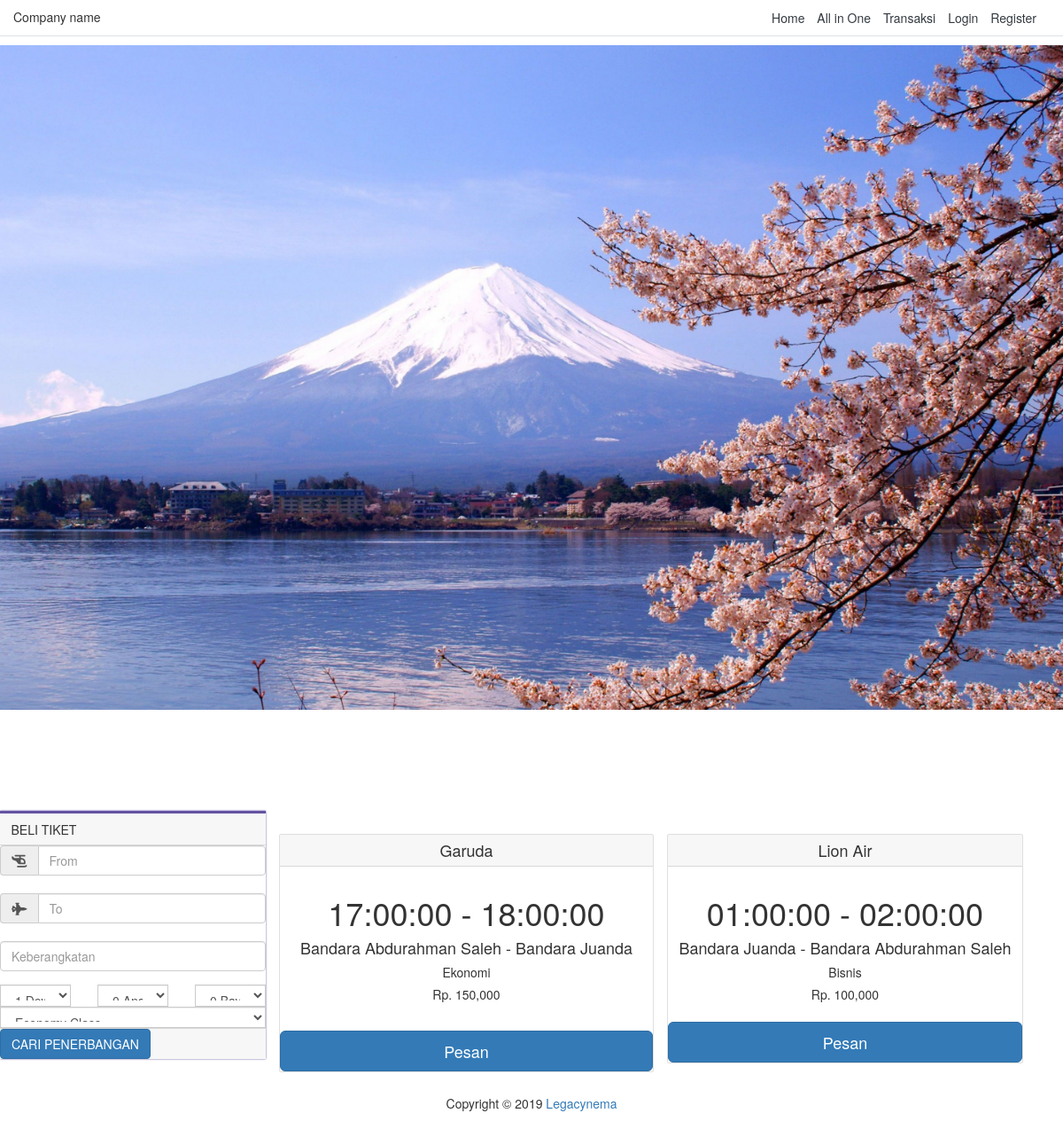
Page /index.php/input/flight on the committed database.
### tables this page shows
CREATE TABLE `transport` (
  `id_transport` int(11) NOT NULL,
  `class` int(11) NOT NULL,
  `jenis_transport` int(11) NOT NULL,
  `nama_transp` varchar(50) NOT NULL,
  `tanggal` date NOT NULL,
  `tempat_asal` int(11) NOT NULL,
  `tempat_tujuan` int(11) NOT NULL,
  `jam_berangkat` time NOT NULL,
  `jam_tiba` time NOT NULL,
  `kisaran` varchar(50) NOT NULL,
  `harga` int(11) NOT NULL,
  `post_date` date NOT NULL
);

CREATE TABLE `tempat_transport` (
  `id_tempat` int(11) NOT NULL,
  `nama_tempat` varchar(50) NOT NULL,
  `jenis_tempat` int(11) NOT NULL,
  `id_kota` int(11) NOT NULL
);

CREATE TABLE `class` (
  `id_class` int(11) NOT NULL,
  `nama_class` varchar(50) NOT NULL
);

### application/controllers/Input.php (called while the page is built, shortened)
<?php
class Input extends CI_Controller {
    public function flight()
	{
		$this->load->view('navbar');
		$this->load->view('input/flight');
		$this->load->view('footer');
    }
}

### index.php (called while the page is built, shortened)
<?php
require_once BASEPATH.'core/CodeIgniter.php';

### application/views/input/flight.php (the view, shortened to what this page needs)
<!DOCTYPE html>
<html lang="en">
<head>
	<link href="https://maxcdn.bootstrapcdn.com/bootstrap/4.0.0-alpha.6/css/bootstrap.min.css" rel="stylesheet">
	<link rel="stylesheet" href="<?= base_url('node_modules/') ?>bootstrap/dist/css/bootstrap.css">
</head>
<body>
	<div class="aem-Grid aem-Grid--12 aem-Grid--default--12  ">
		<div class="slideshow aem-GridColumn aem-GridColumn--default--12">
			<div class="slideshow-image full-width">
				<div style="position:relative">
					<img src="<?= base_url('assets/') ?>img/bannerinput.jpg" class="d-block w-100" height="100%" alt="Slideshow">
				</div>
			</div>
		</div>
		<div class="book-flight-partner aem-GridColumn aem-GridColumn--default--12">
			<div class="col-lg-3 col-md-5 col-sm-6 col-xs-12 parent-book-partner no-gutters p-0" style="top: 114px;">
				<div class="card" style="border: 0;border-radius: 0 !important;border-top: 3px solid #6553a2;box-shadow: 0px 0px 2px #6553a2;">
					<form id="book-flight-form" novalidate="novalidate">
						<div class="card-header indt-book-header">
							BELI TIKET
						</div>
						<div class="card-block indt-book-body">
							<div class="input-group">
								<span class="input-group-addon" id="basic-addon1"><i class="fas fa-helicopter"></i></span>
								<input id="origin" name="origin" type="text" class="form-control ui-autocomplete-input" placeholder="From" aria-describedby="basic-addon1" autocomplete="off">
							</div>
							<br>
							<div class="input-group">
								<span class="input-group-addon" id="basic-addon1"><i class="fas fa-fighter-jet"></i></span>
								<input id="destination" name="destination" type="text" class="form-control ui-autocomplete-input" placeholder="To" aria-describedby="basic-addon1" autocomplete="off">
							</div>
							<br>
							<div class="row">
								<div class="col-12" id="parent-first-flight">
									<div class="form-group">
										<input type="text" onfocus="(this.type='date')" class="form-control" id="datetimepicker1" name="first-flight-date" placeholder="Keberangkatan" aria-describedby="basic-addon1">
									</div>
								</div>
							</div>
							<div class="row">
								<div class="col-4 col-md-4 p-r-0">
									<div class="input-group">
										<select id="paxAdult" class="form-control valid" aria-invalid="false">
											<option value="1" selected="selected">1 Dewasa</option>
										</select>
									</div>
								</div>
								<div class="col-4 col-md-4 p-r-0 p-l-7">
									<div class="input-group">
										<select id="paxChild" class="form-control">
											<option value="0" selected="selected">0 Anak-Anak</option>
										</select>
									</div>
								</div>
								<div class="col-4 col-md-4 p-l-7">
									<div class="input-group">
										<select id="paxInfant" class="form-control">
											<option value="0" selected="selected">0 Bayi</option>
										</select>
									</div>
								</div>
								<div class="col-12 col-md-12">
									<div class="input-group">
										<select id="cabin" class="form-control">
											<option value="E">Economy Class</option>
										</select>
									</div>
								</div>
							</div>
						</div>
						<div class="card-footer text-muted" style="padding: 0;">
							<button id="searchFlight" type="submit" class="btn btn-primary btn-book-flight">CARI PENERBANGAN</button>
						</div>
					</form>
				</div>
		</div>
	</div>
	<br><br><br><br><br><br><br>
	<div class="container">
	<?php
		$this->db->select(
			't.id_transport as id,
			c.nama_class,
			jt.nama_transport,
			t.nama_transp,
			t.tanggal,
			tt.nama_tempat as berangkat,
			tb.nama_tempat as tiba,
			t.jam_berangkat,
			t.jam_tiba,
			t.kisaran,
			t.harga
			'
		);
		$this->db->join('class as c', 'c.id_class = t.class');
		$this->db->join('jenis_transport as jt', 'jt.id_transport = t.jenis_transport');
		$this->db->join('tempat_transport as tb', 'tb.id_tempat = t.tempat_tujuan');
		$this->db->join('tempat_transport as tt', 'tt.id_tempat = t.tempat_asal');
		$query = $this->db->get_where('transport as t', array('jt.nama_transport' => 'Pesawat'));
		foreach ($query->result_array() as $trans) :
		?>
		<div class="card-deck mb-3 text-center">
			<div class="card mb-4 shadow-sm">
				<div class="card-header">
					<h4 class="my-0 font-weight-normal"><?= $trans['nama_transp'] ?></h4>
				</div>
				<div class="card-body">
					<h1 class="card-title pricing-card-title"><?= $trans['jam_berangkat'] ?> - <?= $trans['jam_tiba'] ?></h1>
					<h4><?= $trans['berangkat'] ?> - <?= $trans['tiba'] ?></h4>
					<h5><?= $trans['nama_class'] ?></h5>
					<h5>Rp. <?= number_format($trans['harga'])?></h5>
				</div>
				<button type="button" class="btn btn-lg btn-block btn-primary">Pesan</button>
			</div>
			<?php endforeach; ?>
		</div>
	</div>
</body>
</html>

### rows in the picture
transport: nama_transp "Garuda", jam_berangkat "17:00:00", jam_tiba "18:00:00", tempat_asal.nama_tempat "Bandara Abdurahman Saleh", tempat_tujuan.nama_tempat "Bandara Juanda", class.nama_class "Ekonomi", harga "150,000"
transport: nama_transp "Lion Air", jam_berangkat "01:00:00", jam_tiba "02:00:00", tempat_asal.nama_tempat "Bandara Juanda", tempat_tujuan.nama_tempat "Bandara Abdurahman Saleh", class.nama_class "Bisnis", harga "100,000"
